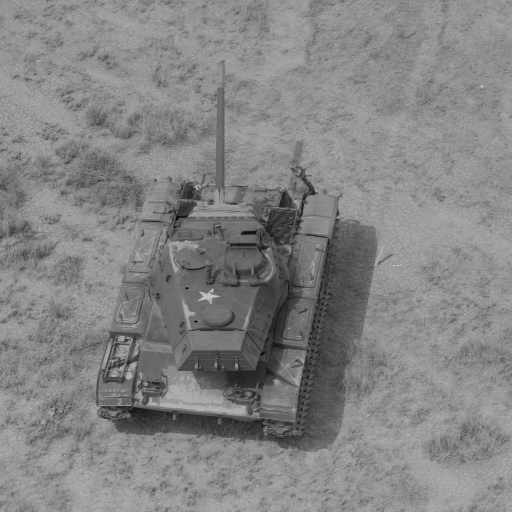
#> input picture Sharpening/tank_img.tiff, 512 x 512 px
$ jupyter execute robert_gradient_1st_order_sharp_filter.ipynb
#> lines starting #> are read from the running program, lines starting #| are printed output that depends on the picture
[cell 1]
import cv2
import numpy as np
import matplotlib.pyplot as plt

### Loading the Image

[cell 2]
img = cv2.imread('../../tank_img.tiff', 0)
#> img is the input picture: shape (512, 512); min 12, max 223, mean 132.4
plt.imsave('tank.png', img, cmap='gray')
plt.imshow(img, cmap='gray');

### Custom class for Sobel Filter

[cell 3]
class FirstOrderDerivative_RobertFilter(object):
    '''
    Class for First Order Derivative Filter
    Type of First Order Derivative Filter used: Robert Gradient
    '''
    def sharpen(self, image: np.ndarray) -> np.ndarray:
        robert_x = np.zeros(shape=image.shape)
        robert_y = np.zeros(shape=image.shape)
        robert_edge_mask = np.zeros(shape=image.shape)

        for i in range(image.shape[0] - 1):
            for j in range(image.shape[1] - 1):
                # Compute robert_x (Gx)
                robert_x[i, j] = int(image[i + 1, j + 1]) - int(image[i, j])
                # Compute robert_y (Gy)
                robert_y[i, j] = int(image[i + 1, j]) - int(image[i, j + 1])
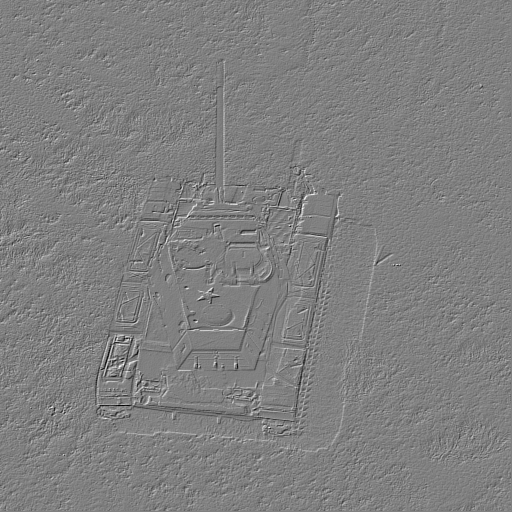
#> robert_x: shape (512, 512) float64; min -108, max 107, mean 0; drawn with min black and max white
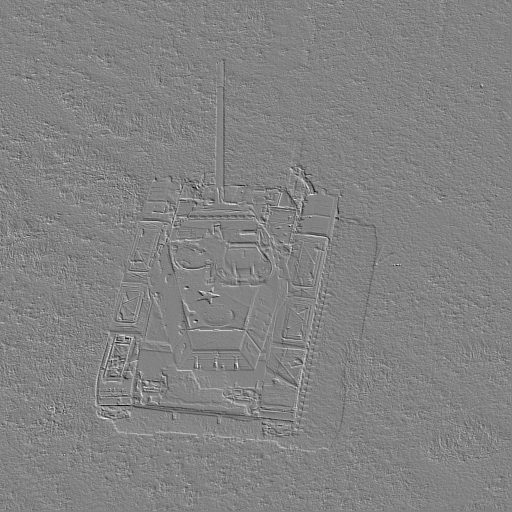
#> robert_y: shape (512, 512) float64; min -113, max 107, mean 0; drawn with min black and max white

        # return robert_x, robert_y, robert_edge_mask
        return robert_x, robert_y, np.abs(robert_x) + np.abs(robert_y)

### Sharpening using 1st-Order Derivative Filter (using Robert Gradient)

X-Gradient, Y-Gradient and Edge mask

[cell 4]
robert_x, robert_y, robert_edge_mask = FirstOrderDerivative_RobertFilter().sharpen(img)
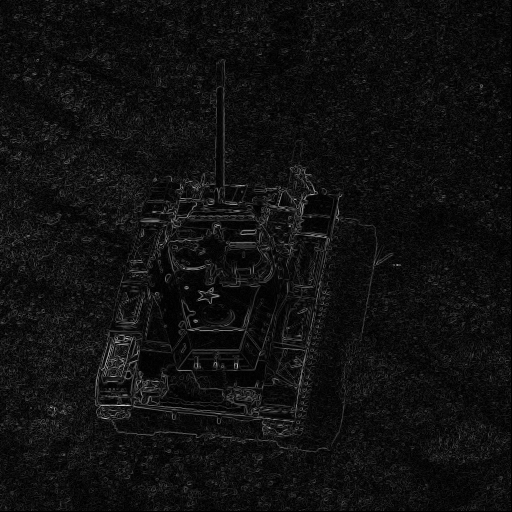
#> robert_edge_mask: shape (512, 512) float64; min 0, max 217, mean 16

plt.imsave('robert_X.png', robert_x, cmap='gray')
plt.imsave('robert_Y.png', robert_y, cmap='gray')
plt.imsave('robert_edge_mask.png', robert_edge_mask, cmap='gray')

Sharp image

[cell 5]
robert_sharp_img = img + robert_edge_mask/3

plt.imsave('robert_sharp_image.png', robert_sharp_img, cmap='gray')
